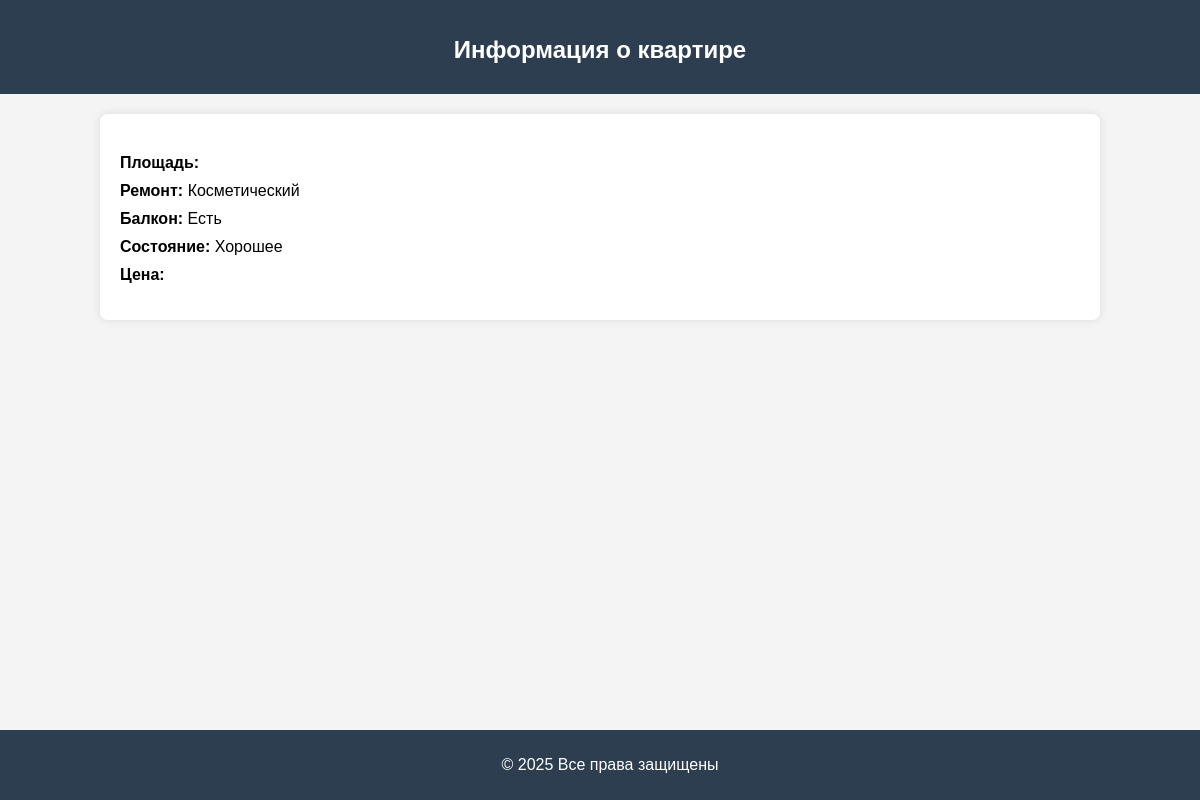
Page /info/flat/6 on the earlier database version.
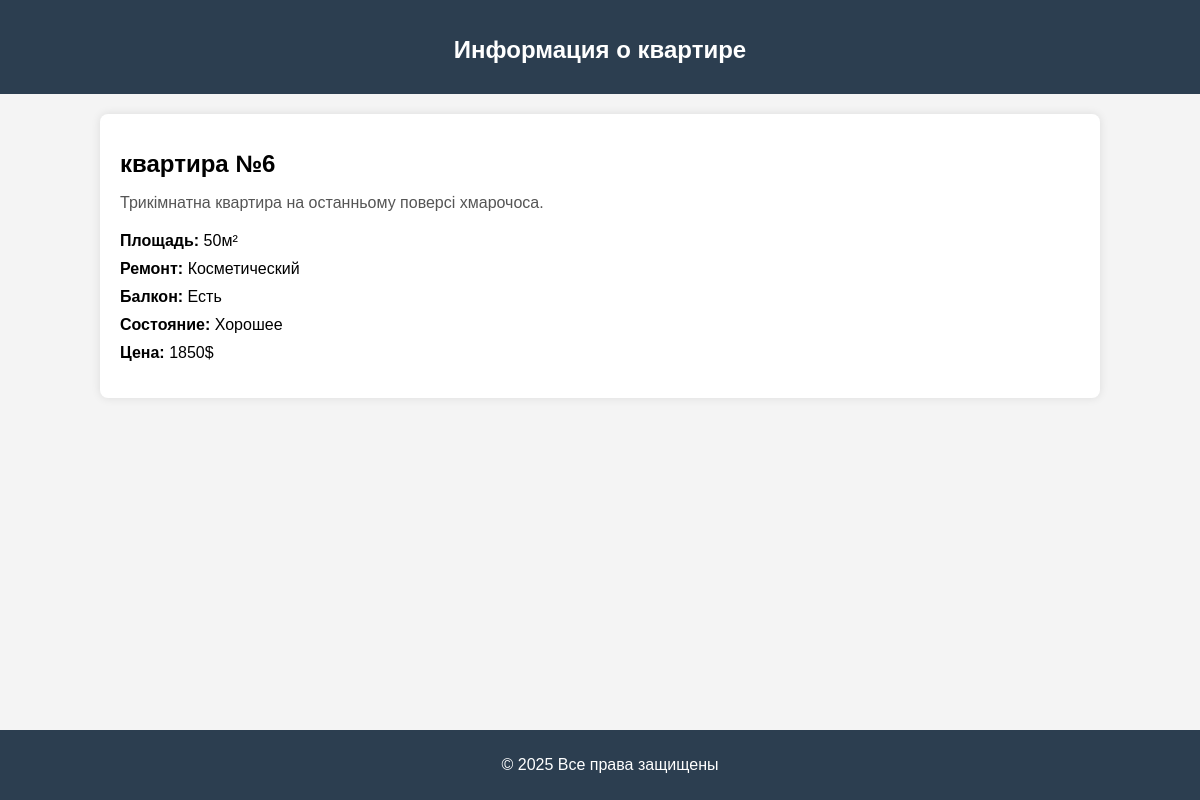
Same page on the later database version.
### tables this page shows
CREATE TABLE flat(id INTEGER PRIMARY KEY AUTOINCREMENT,name VARCHAR(255),description VARCHAR(255),price INTEGER,rooms INTEGER,square INTEGERimage_name VARCHAR(255));

### main.py (the view)
@app.route("/info/<p_type>/<int:p_id>")
def info(p_type, p_id):
    conn = sqlite3.connect("database.sqlite")
    cursor = conn.cursor()
    cards = cursor.execute(f"SELECT * FROM '{p_type}' WHERE id LIKE '%{p_id}%'").fetchone()
    return render_template("info.html", product=cards)

### templates/info.html (shortened to what this page needs)
<!DOCTYPE html>
<html lang="ru">
<head>
</head>
<body>
    <header>
        <h1>Информация о квартире</h1>
    </header>
    <div class="container">
        <h1>{{product[1]}}</h1>
        <p class="description">{{product[2]}}</p>
        <ul class="info">
            <li><span>Площадь:</span> {{product[5]}}</li>
            <li><span>Ремонт:</span> Косметический</li>
            <li><span>Балкон:</span> Есть</li>
            <li><span>Состояние:</span> Хорошее</li>
            <li><span>Цена:</span> {{product[3]}}</li>
        </ul>
    </div>
    <footer>
        <p>&copy; 2025 Все права защищены</p>
    </footer>
</body>
</html>

Differences in the rows shown:
added flat: name "квартира №6", description "Трикімнатна квартира на останньому поверсі хмарочоса.", square "50м²", price "1850$"
